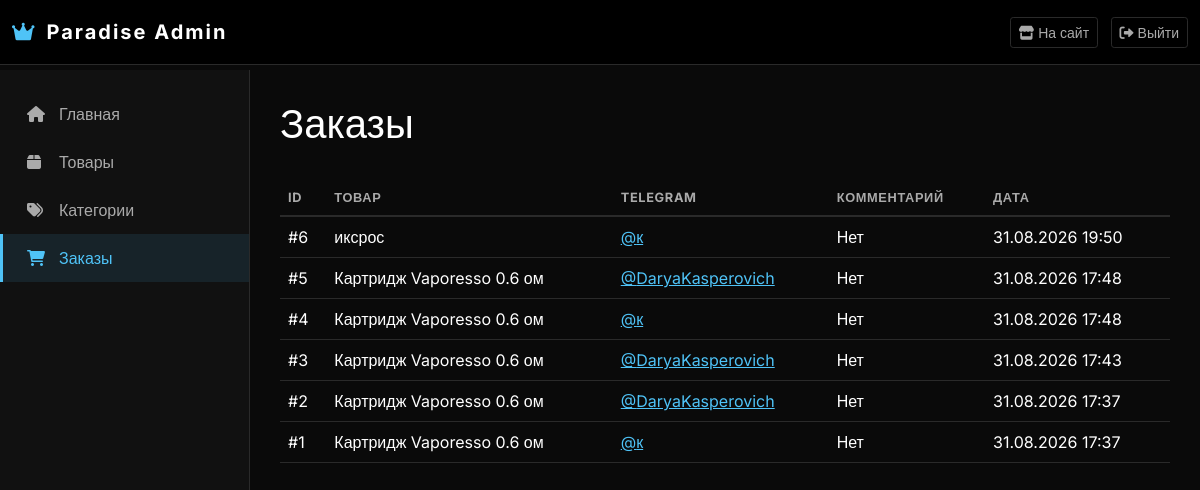
The page /dashboard/orders/ (signed in) on the database as committed earlier.
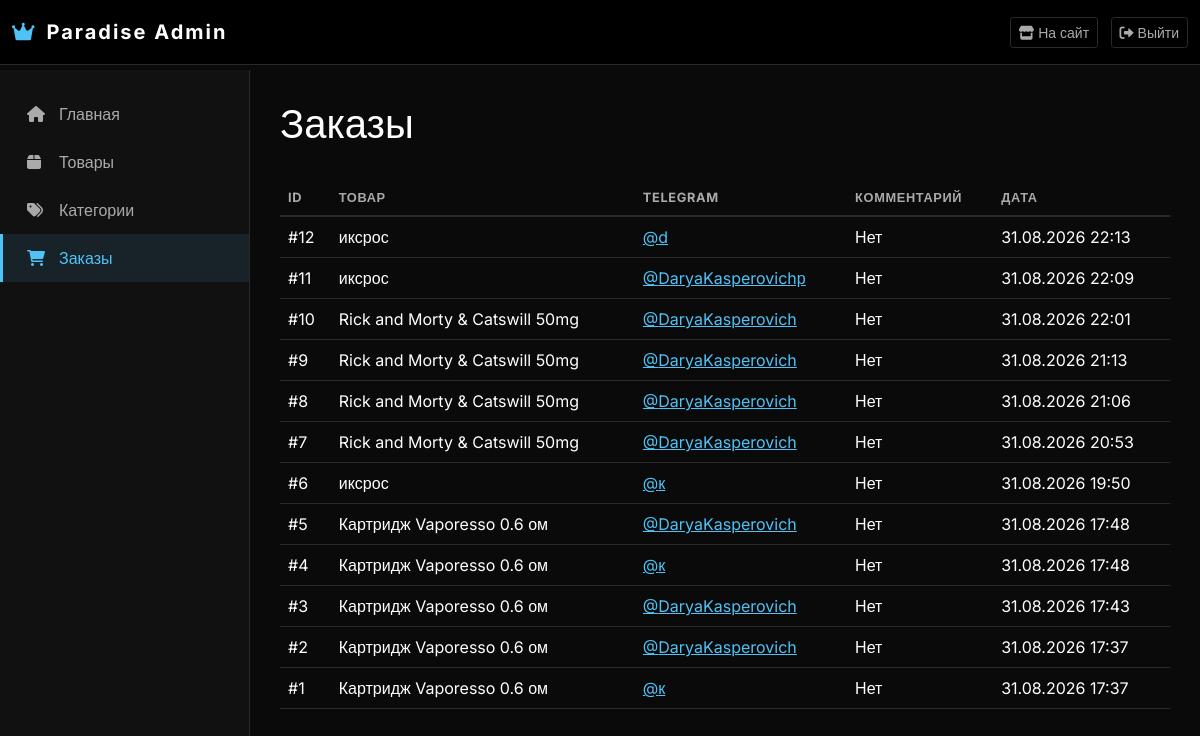
The same page on the database as committed later.
### catalog/models.py (models this page shows, shortened)
class Order(models.Model):
    product = models.ForeignKey(Product, on_delete=models.CASCADE, verbose_name='Товар')
    flavor = models.CharField('Выбранный вкус', max_length=100, blank=True)
    color = models.CharField('Выбранный цвет', max_length=100, blank=True)
    quantity = models.PositiveIntegerField('Количество', default=1)
    telegram = models.CharField('Telegram', max_length=100)
    comment = models.TextField('Комментарий', blank=True)
    created_at = models.DateTimeField('Дата заказа', auto_now_add=True)
    class Meta:
        verbose_name = 'Заказ'
        verbose_name_plural = 'Заказы'
        ordering = ['-created_at']

class Product(models.Model):
    category = models.ForeignKey(Category, on_delete=models.CASCADE,
                                 related_name='products', verbose_name='Категория')
    name = models.CharField('Название', max_length=200)
    slug = models.SlugField(unique=True, blank=True)
    image = models.ImageField('Изображение', upload_to='products/', blank=True, null=True)
    price = models.DecimalField('Цена', max_digits=10, decimal_places=2)
    in_stock = models.BooleanField('В наличии', default=True)
    quantity = models.PositiveIntegerField('Количество на складе', default=0)
    created_at = models.DateTimeField('Добавлен', auto_now_add=True)
    class Meta:
        verbose_name = 'Товар'
        verbose_name_plural = 'Товары'
        ordering = ['-created_at']

### dashboard/views.py (the view)
# urls.py: path('orders/', views.orders_list, name='orders'),
@login_required(login_url='dashboard:login')
@user_passes_test(is_admin, login_url='dashboard:login')
def orders_list(request):
    orders = Order.objects.all().order_by('-created_at')
    return render(request, 'dashboard/orders.html', {'orders': orders})

### dashboard/views.py (called while the page is built)
def is_admin(user):
    return user.is_staff or user.is_superuser

### dashboard/templates/dashboard/orders.html (shortened to what this page needs)
{% extends 'dashboard/base.html' %}
{% block content %}
<div class="d-flex justify-content-between align-items-center mb-4">
    <h1>Заказы</h1>
</div>
<div class="table-responsive">
    <table class="table table-hover">
        <thead>
            <tr>
                <th>ID</th>
                <th>Товар</th>
                <th>Telegram</th>
                <th>Комментарий</th>
                <th>Дата</th>
            </tr>
        </thead>
        <tbody>
            {% for order in orders %}
            <tr>
                <td>#{{ order.id }}</td>
                <td>{{ order.product.name }}</td>
                <td>
                    <a href="https://t.me/{{ order.telegram }}" target="_blank" style="color: var(--glow-blue);">
                        @{{ order.telegram }}
                    </a>
                </td>
                <td>{{ order.comment|default:"Нет" }}</td>
                <td>{{ order.created_at|date:"d.m.Y H:i" }}</td>
            </tr>
            {% empty %}
            <tr>
                <td colspan="5" class="text-center text-muted">Заказов пока нет</td>
            </tr>
            {% endfor %}
        </tbody>
    </table>
</div>
{% endblock %}

### dashboard/templates/dashboard/base.html (shortened to what this page needs)
{% load static %}
<!DOCTYPE html>
<html lang="ru">
<head>
    <link href="https://cdn.jsdelivr.net/npm/bootstrap@5.1.3/dist/css/bootstrap.min.css" rel="stylesheet">
    <link rel="stylesheet" href="https://cdnjs.cloudflare.com/ajax/libs/font-awesome/6.0.0/css/all.min.css">
</head>
<body>
    <nav class="navbar navbar-expand-lg">
        <div class="container-fluid">
            <a class="navbar-brand" href="{% url 'dashboard:index' %}">
                <i class="fas fa-crown"></i>Paradise Admin
            </a>
            <div class="ms-auto">
                <a href="{% url 'catalog:product_list' %}" class="btn btn-outline-light btn-sm me-2">
                    <i class="fas fa-store"></i> На сайт
                </a>
<a href="{% url 'dashboard:logout' %}" class="btn btn-outline-light btn-sm">
    <i class="fas fa-sign-out-alt"></i> Выйти
</a>
            </div>
        </div>
    </nav>
    <div class="sidebar">
        <div class="nav flex-column">
            <a class="nav-link {% if request.resolver_match.url_name == 'index' %}active{% endif %}"
               href="{% url 'dashboard:index' %}">
            </a>
            <a class="nav-link {% if 'product' in request.resolver_match.url_name %}active{% endif %}"
               href="{% url 'dashboard:products' %}">
            </a>
            <div class="sidebar">
    <div class="nav flex-column">
        <a class="nav-link {% if request.resolver_match.url_name == 'index' %}active{% endif %}"
           href="{% url 'dashboard:index' %}">
            <i class="fas fa-home"></i>Главная
        </a>
        <a class="nav-link {% if 'product' in request.resolver_match.url_name %}active{% endif %}"
           href="{% url 'dashboard:products' %}">
            <i class="fas fa-box"></i>Товары
        </a>
        <a class="nav-link {% if 'category' in request.resolver_match.url_name %}active{% endif %}"
           href="{% url 'dashboard:categories' %}">
            <i class="fas fa-tags"></i>Категории
        </a>
        <a class="nav-link {% if 'order' in request.resolver_match.url_name %}active{% endif %}"
           href="{% url 'dashboard:orders' %}">
            <i class="fas fa-shopping-cart"></i>Заказы
        </a>
    </div>
</div>
            <a class="nav-link {% if 'order' in request.resolver_match.url_name %}active{% endif %}"
               href="{% url 'dashboard:orders' %}">
            </a>
        </div>
    </div>
    <div class="main-content">
        {% block content %}
        {% endblock %}
    </div>
</body>
</html>

### dashboard/templates/dashboard/base.html (style rules this page uses)
:root { --bg-primary: #0a0a0a; --bg-secondary: #111111; --bg-card: #161616; --text-primary: #ffffff; --text-secondary: #aaaaaa; --text-muted: #666666; --border-color: #2a2a2a; --glow-blue: #4fc3f7; --glow-blue-dark: #0288d1; }
body { font-family: 'Inter', sans-serif; background: var(--bg-primary); color: var(--text-primary); padding-top: 70px; }
.sidebar { background: var(--bg-secondary); border-right: 1px solid var(--border-color); min-height: 100vh; padding: 20px 0; position: fixed; top: 70px; left: 0; width: 250px; z-index: 100; }
.sidebar .nav-link { color: var(--text-secondary); padding: 12px 24px; transition: all 0.3s ease; border-left: 3px solid transparent; }
.sidebar .nav-link.active { color: var(--glow-blue); border-left-color: var(--glow-blue); background: rgba(79, 195, 247, 0.1); }
.sidebar .nav-link i { margin-right: 12px; width: 20px; }
.main-content { margin-left: 250px; padding: 30px; }
.navbar { position: fixed; top: 0; left: 0; right: 0; z-index: 1000; background: rgba(0, 0, 0, 0.92) !important; backdrop-filter: blur(15px); border-bottom: 1px solid var(--border-color); padding: 12px 0; }
.navbar-brand { font-weight: 700; color: #ffffff !important; letter-spacing: 0.1em; }
.navbar-brand i { color: var(--glow-blue); margin-right: 10px; }
.btn-outline-light { border-color: var(--border-color); color: var(--text-secondary); }
.table { color: var(--text-primary); border-color: var(--border-color); }
.table thead th { border-bottom: 2px solid var(--border-color); color: var(--text-secondary); text-transform: uppercase; font-size: 0.8rem; letter-spacing: 0.05em; }
.table tbody td { border-color: var(--border-color); vertical-align: middle; }

Rows that differ between the two databases and show on the page:
added Order: id "12", product.name "иксрос", telegram "d", comment "Нет", created_at "31.08.2026 22:13"
added Order: id "11", product.name "иксрос", telegram "DaryaKasperovichр", comment "Нет", created_at "31.08.2026 22:09"
added Order: id "10", product.name "Rick and Morty & Catswill 50mg", telegram "DaryaKasperovich", comment "Нет", created_at "31.08.2026 22:01"
added Order: id "9", product.name "Rick and Morty & Catswill 50mg", telegram "DaryaKasperovich", comment "Нет", created_at "31.08.2026 21:13"
added Order: id "8", product.name "Rick and Morty & Catswill 50mg", telegram "DaryaKasperovich", comment "Нет", created_at "31.08.2026 21:06"
added Order: id "7", product.name "Rick and Morty & Catswill 50mg", telegram "DaryaKasperovich", comment "Нет", created_at "31.08.2026 20:53"
